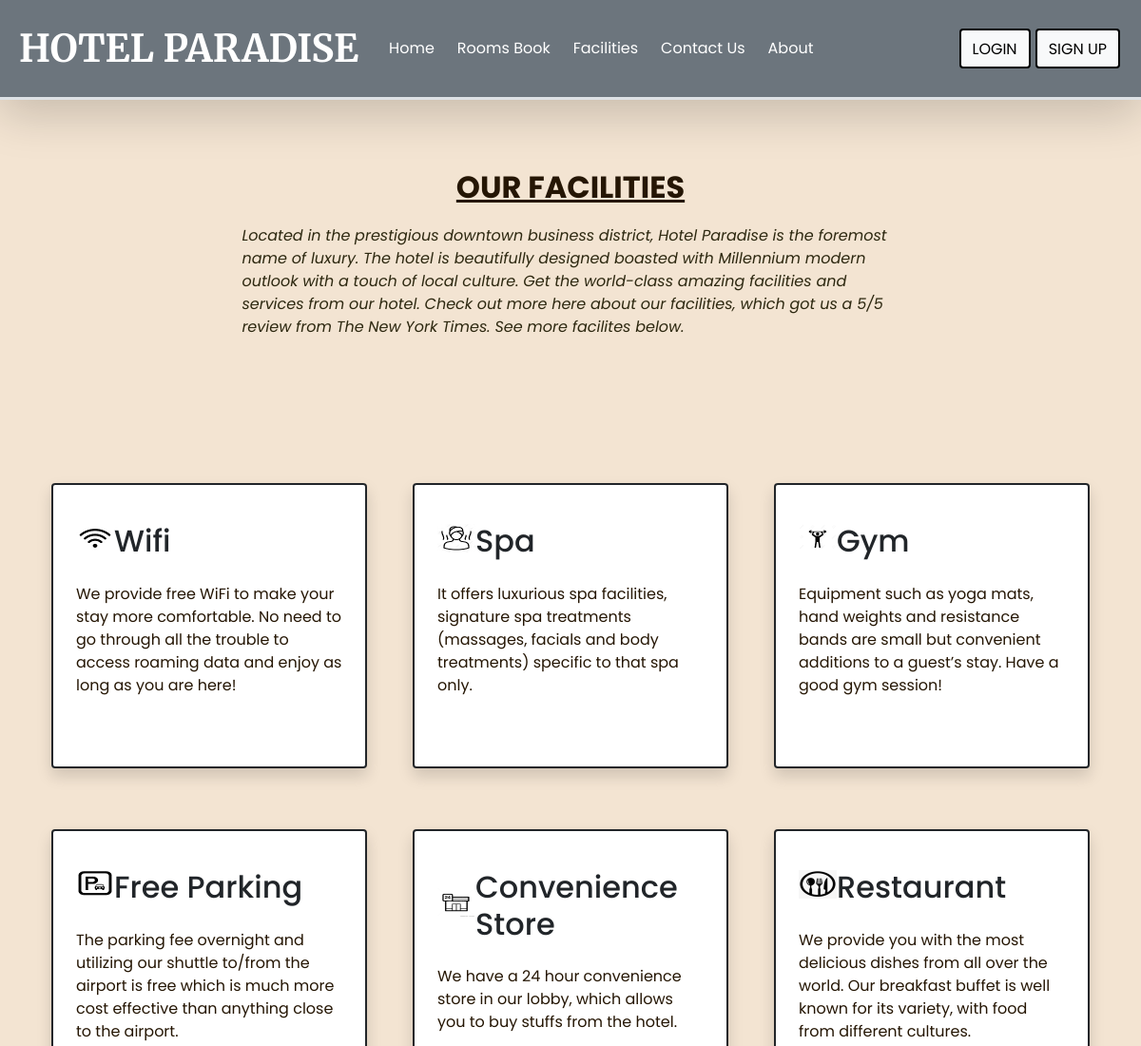
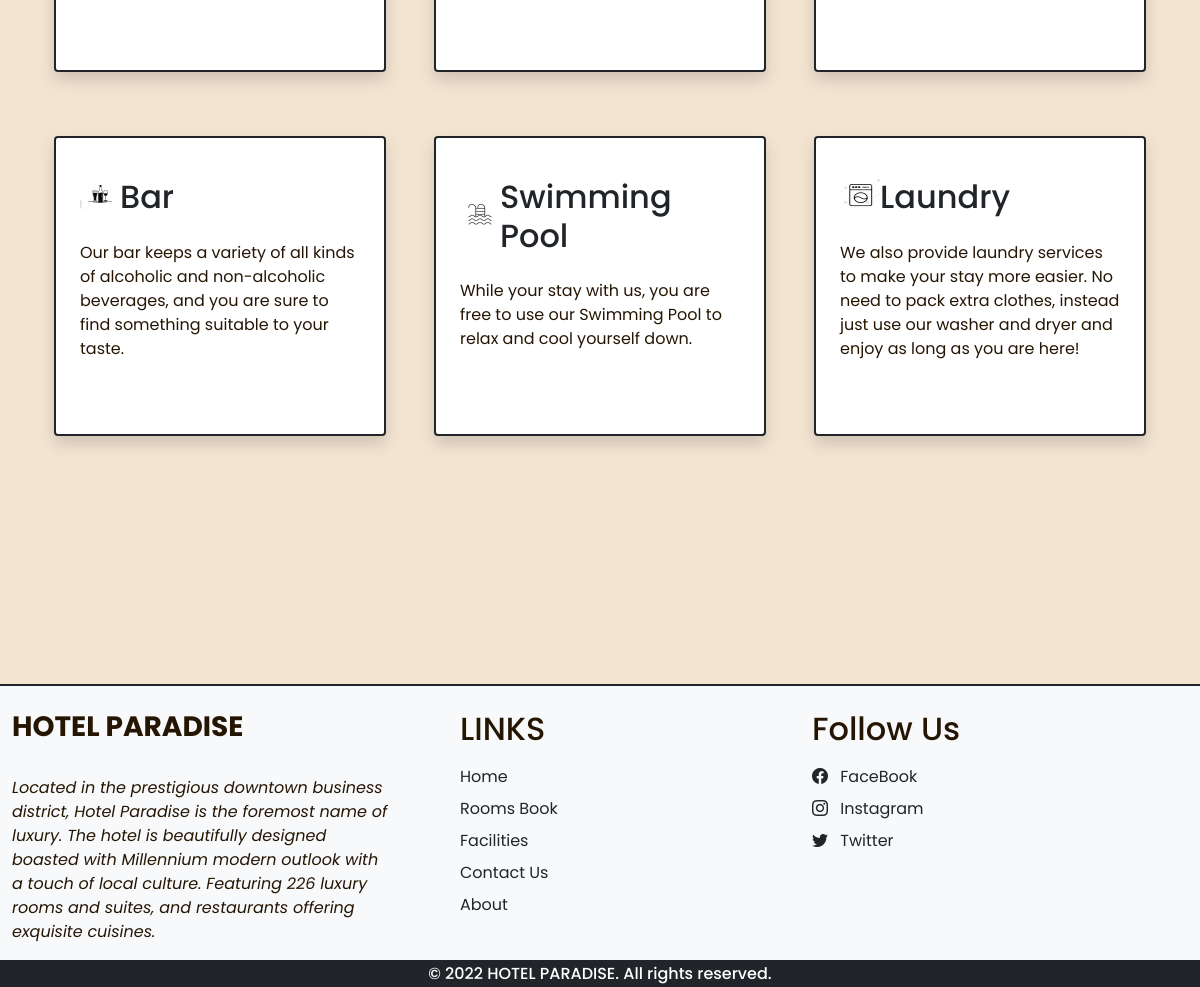
/HOTELMANAGEMENT/facilities.php, run on the app's committed database (2 pictures, top to bottom).
### tables this page shows
CREATE TABLE `settings` (
  `S_ID` int(11) NOT NULL,
  `site_title` varchar(100) NOT NULL,
  `site_about` varchar(300) NOT NULL
);

CREATE TABLE `facilities` (
  `facilities_ID` int(11) NOT NULL,
  `icon` varchar(100) NOT NULL,
  `name` varchar(100) NOT NULL,
  `description` varchar(200) NOT NULL
);

### HOTELMANAGEMENT/admin/extra/connect.php (called while the page is built, shortened)
<?php
    function select($sql, $values, $datatypes){
        $db = $GLOBALS['db'];
        if($stmt = mysqli_prepare($db, $sql)){
            mysqli_stmt_bind_param($stmt, $datatypes,...$values);
            if(mysqli_stmt_execute($stmt)){
                $res = mysqli_stmt_get_result($stmt);
                return $res;
            }
            else{
                mysqli_stmt_close($stmt);
                die("Query cannot be executed - Select");
            }
        }
        else{
            die("Query cannot be prepared - Select");
        }
    }
    function selectAll($table){
        $db = $GLOBALS['db'];
        $res = mysqli_query($db, "SELECT * FROM $table");
        return $res;
    }
?>

### HOTELMANAGEMENT/facilities.php (the view, shortened to what this page needs)
<!DOCTYPE html>
<html lang="en">
<head>
    <?php require('links.php'); ?>
</head>
<body style="color:rgb(37, 22, 4) ; background-color:rgb(243, 228, 210);">
<?php require('header.php'); ?>
  <div class="my-5 px-4">
    <h2 class="mt-5 pt-4 mb-1 fw-bolder text-center font-two "> <u>OUR FACILITIES</u>  <br></h2>
    <p style="color:rgb(45, 40, 16); font-size: small; font-style: italic; margin-top: 20px; font-size: medium; display: block; margin-left: auto; margin-right: auto; width: 60%;">
      Located in the prestigious downtown business district,
      Hotel Paradise is the foremost name of luxury. The hotel is beautifully designed
      boasted with Millennium modern outlook with a touch of local culture. Get the world-class
      amazing facilities and services from our hotel. Check out more here about our facilities, which
      got us a 5/5 review from The New York Times. See more facilites below. <br><br> <br><br><br>
    </p>
  </div>
  <div class="container">
    <div class="row">
    <?php
      $res = selectAll('facilities');
      $path = FACILITIES_IMG_PATH;
      while($row = mysqli_fetch_assoc($res)){
        echo<<<data
          <div class="col-4 mb-5 px-4 py-2" >
          <div class="bg-white rounded shadow p-4 border border-2 border-dark pop" style="height: 300px;">
            <div class="d-flex align-items-center mb-2">
              <img src="$path$row[icon]" width="40px">
              <h2 class="mt-3 text-dark fs-2">$row[name]</h2>
            </div>
            <p class="mb-2 py-2">$row[description]</p>
          </div>
        </div>
        data;
      }
    ?>
    </div>
  </div>
  <br><br><br>
  <br><br><br>
<?php require('footer.php'); ?>
</body>
</html>

### HOTELMANAGEMENT/header.php (shortened to what this page needs)
<?php
  require('admin/extra/connect.php');
  $settings_q = "SELECT * FROM `settings` WHERE `S_ID`=?";
  $values = [1];
  $settings_r = mysqli_fetch_assoc(select($settings_q,$values,'i'));
?>
<nav class="navbar navbar-expand-lg navbar-dark bg-secondary px-2 py-3 shadow-lg sticky-top border-bottom border-3 border-outline">
  <div class="container-fluid">
     <a class="navbar-brand me-4 fw-bolder fs-1 font-three " href="index.php"><?php echo $settings_r['site_title'] ?></a>
    <div class="collapse navbar-collapse" id="navbarSupportedContent">
      <ul class="navbar-nav me-auto">
        <li class="nav-item">
          <a class="nav-link active me-2" aria-current="page" href="index.php">Home</a>
        </li>
        <li class="nav-item">
          <a class="nav-link active me-2" aria-current="page" href="room.php">Rooms Book</a>
        </li>
        <li class="nav-item">
          <a class="nav-link active me-2" aria-current="page" href="facilities.php">Facilities</a>
        </li>
        <li class="nav-item">
          <a class="nav-link active me-2" aria-current="page" href="contact.php">Contact Us</a>
        </li>
        <li class="nav-item">
          <a class="nav-link active me-2" aria-current="page" href="about.php">About</a>
        </li>
      </ul>
      <div class="d-flex">
        <?php
          if(isset($_SESSION['login']) && $_SESSION['login']==true){
            echo<<<data
              <div class="btn-group">
                <button type="button" class="btn btn-light shadow-none dropdown-toggle" data-bs-toggle="dropdown" data-bs-display="static" aria-expanded="false">
                 $_SESSION[uName]
                </button>
                <ul class="dropdown-menu dropdown-menu-lg-end">
                  <li><a class="dropdown-item" href="logout.php">Log Out</a></li>
                </ul>
              </div>
            data;
          }
          else{
            echo<<<data
              <button type="button" class="btn btn-light shadow-none" style="border-color:black; border-width: 2px; margin-right: 5px; padding-top: 8px;" data-bs-toggle="modal" data-bs-target="#loginmodal">
                LOGIN
              </button>
              <button type="button" class="btn btn-light shadow-none" style="border-color:black; border-width: 2px; margin-right: 2px; padding-top: 8px;" data-bs-toggle="modal" data-bs-target="#signupmodal">
                SIGN UP
              </button>
            data;
          }
        ?>
      </div>
    </div>
  </div>
</nav>

### HOTELMANAGEMENT/footer.php (shortened to what this page needs)
<?php
       $contact_q = "SELECT * FROM `contact_info` WHERE `C_ID`=?";
       $values = [1];
       $contact_res = mysqli_fetch_assoc(select($contact_q,$values,'i'));
  ?>
<div class="container-fluid col-12 bg-light mt-5 border-top border-2 border-dark" style="width: 100%;">
    <div class="row mt-4">
      <div class="col-4">
        <h2 class="h-font fw-bold fs-3 mb-2"><?php echo $settings_r['site_title'] ?></h2>
        <p style="font-style:italic ;">
         <br>
         <?php echo $settings_r['site_about'] ?>
        </p>
      </div>
      <div class="col-4">
        <h2 class="mb-3 px-5">LINKS</h2>
        <a href="index.php" class="d-inline-block mb-2 px-5 text-dark text-decoration-none">Home</a> <br>
        <a href="room.php" class="d-inline-block mb-2 px-5 text-dark text-decoration-none">Rooms Book</a> <br>
        <a href="facilities.php" class="d-inline-block mb-2 px-5 text-dark text-decoration-none">Facilities</a> <br>
        <a href="contact.php" class="d-inline-block mb-2 px-5 text-dark text-decoration-none">Contact Us</a> <br>
        <a href="about.php" class="d-inline-block mb-2 px-5 text-dark text-decoration-none">About</a> <br>
      </div>
      <div class="col-4">
        <h2 class="mb-3">Follow Us</h2>
        <a href="<?php echo $contact_res['fb']?>" target="_blank" class="d-inline-block mb-2 text-dark text-decoration-none">
          <i class="bi bi-facebook me-2"></i> FaceBook
        </a>
        <br>
        <a href="<?php echo $contact_res['insta']?>" target="_blank" class="d-inline-block mb-2 text-dark text-decoration-none">
          <i class="bi bi-instagram me-2"></i> Instagram
        </a>
        <br>
        <a href="<?php echo $contact_res['tw']?>" target="_blank" class="d-inline-block  text-dark text-decoration-none">
          <i class="bi bi-twitter me-2"></i> Twitter
        </a>
      </div>
    </div>
</div>
<h3 class="text-center bg-dark text-white p-1 m-0 fs-6">© 2022 HOTEL PARADISE. All rights reserved.</h3>

### HOTELMANAGEMENT/style.css (style rules this page uses)
* { font-family: 'Poppins', sans-serif; }
.font-two { font-family: 'Lato', sans-serif; }
.font-three { font-family: 'Merriweather', serif; }

### data on the page
settings: site_title "HOTEL PARADISE", site_about "Located in the prestigious downtown business district, Hotel Paradise is the foremost name of luxury. The hotel is beautifully designed boasted with Millennium modern outlook with a touch of local culture. Featuring 226 luxury rooms and suites, and restaurants offering exquisite cuisines."
facilities: icon (picture), name "Wifi", description "We provide free WiFi to make your stay more comfortable. No need to go through all the trouble to access roaming data and enjoy as long as you are here!"
facilities: icon (picture), name "Spa", description "It offers luxurious spa facilities, signature spa treatments (massages, facials and body treatments) specific to that spa only."
facilities: icon (picture), name "Gym", description "Equipment such as yoga mats, hand weights and resistance bands are small but convenient additions to a guest’s stay. Have a good gym session!"
facilities: icon (picture), name "Free Parking", description "The parking fee overnight and utilizing our shuttle to/from the airport is free which is much more cost effective than anything close to the airport."
facilities: icon (picture), name "Convenience Store", description "We have a 24 hour convenience store in our lobby, which allows you to buy stuffs from the hotel."
facilities: icon (picture), name "Restaurant", description "We provide you with the most delicious dishes from all over the world. Our breakfast buffet is well known for its variety, with food from different cultures."
facilities: icon (picture), name "Bar", description "Our bar keeps a variety of all kinds of alcoholic and non-alcoholic beverages, and you are sure to find something suitable to your taste."
facilities: icon (picture), name "Swimming Pool", description "While your stay with us, you are free to use our Swimming Pool to relax and cool yourself down."
facilities: icon (picture), name "Laundry", description "We also provide laundry services to make your stay more easier. No need to pack extra clothes, instead just use our washer and dryer and enjoy as long as you are here!"
